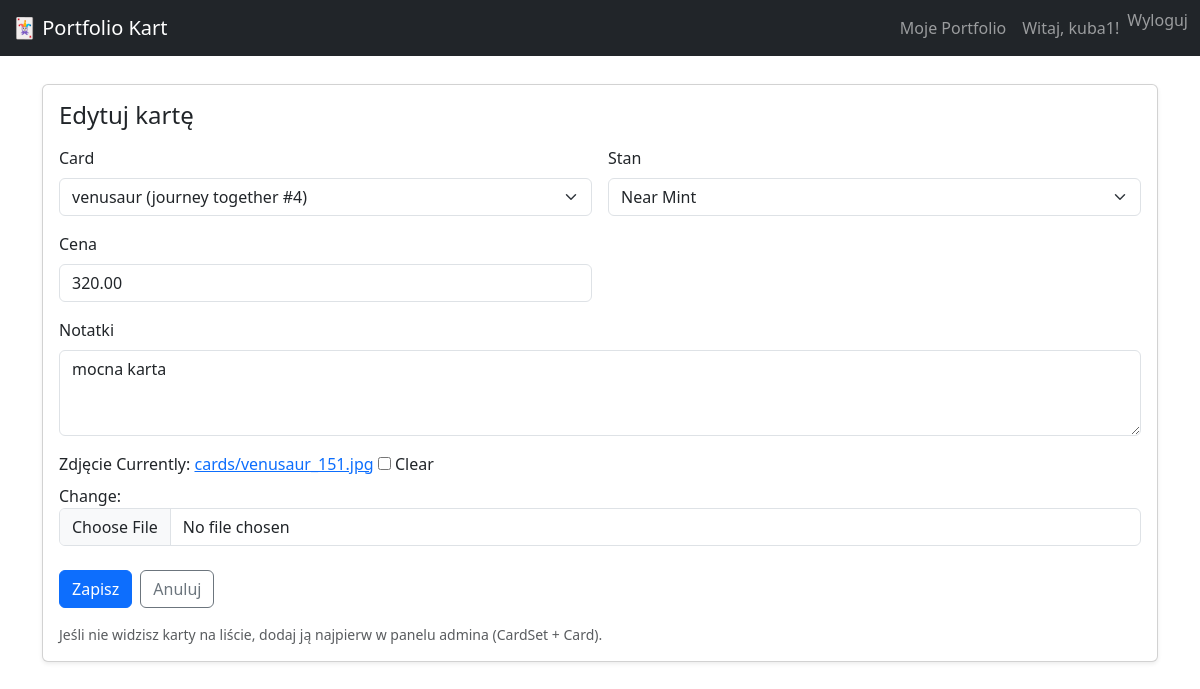
/portfolio/3/edit/ (signed in), run on the app's committed database.
### portfolio/models.py (models this page shows, shortened)
class CardInstance(models.Model):
    CONDITION_CHOICES = [
        ('mint', 'Mint'),
        ('near_mint', 'Near Mint'),
        ('excellent', 'Excellent'),
        ('good', 'Good'),
        ('played', 'Played'),
        ('poor', 'Poor'),
    ]
    portfolio = models.ForeignKey(Portfolio, on_delete=models.CASCADE, related_name='card_instances')
    card = models.ForeignKey(Card, on_delete=models.CASCADE, related_name='instances')
    condition = models.CharField(max_length=20, choices=CONDITION_CHOICES, verbose_name="Stan")
    price = models.DecimalField(max_digits=10, decimal_places=2, null=True, blank=True, verbose_name="Cena")
    notes = models.TextField(blank=True, verbose_name="Notatki")
    image = models.ImageField(upload_to='cards/', null=True, blank=True, verbose_name="Zdjęcie")
    added_at = models.DateTimeField(auto_now_add=True, verbose_name="Data dodania")

### portfolio/views.py (the view)
# urls.py: path('portfolio/<int:pk>/edit/', views.card_edit, name='card_edit'),
@login_required
def card_edit(request, pk: int):
    portfolio, _ = Portfolio.objects.get_or_create(user=request.user)
    card_instance = get_object_or_404(CardInstance, pk=pk, portfolio=portfolio)
    if request.method == "POST":
        form = CardInstanceForm(request.POST, request.FILES, instance=card_instance)
        if form.is_valid():
            form.save()
            messages.success(request, "Karta zaktualizowana.")
            return redirect("portfolio_view")
    else:
        form = CardInstanceForm(instance=card_instance)
    return render(request, "portfolio/card_form.html", {"form": form, "mode": "edit"})

### portfolio/forms.py
class CardInstanceForm(forms.ModelForm):
    class Meta:
        model = CardInstance
        fields = ["card", "condition", "price", "notes", "image"]
        widgets = {
            "notes": forms.Textarea(attrs={"rows": 3}),
        }
    def __init__(self, *args, **kwargs):
        super().__init__(*args, **kwargs)
        for name, field in self.fields.items():
            if name in ("card", "condition"):
                field.widget.attrs.update({"class": "form-select"})
            else:
                field.widget.attrs.update({"class": "form-control"})

### portfolio/models.py (called while the page is built)
    def __str__(self):
        return f"{self.name} ({self.card_set.name} #{self.card_number})"

### portfolio/templates/portfolio/card_form.html (shortened to what this page needs)
{% extends 'portfolio/base.html' %}
{% block content %}
<div class="card shadow-sm">
  <div class="card-body">
    <h2 class="h4 mb-3">
      {% if mode == "edit" %}Edytuj kartę{% else %}Dodaj kartę do portfolio{% endif %}
    </h2>
    <form method="post" enctype="multipart/form-data">
      <div class="row g-3">
        <div class="col-md-6">
          <label class="form-label">{{ form.card.label }}</label>
          {{ form.card }}
        </div>
        <div class="col-md-6">
          <label class="form-label">{{ form.condition.label }}</label>
          {{ form.condition }}
        </div>
        <div class="col-md-6">
          <label class="form-label">{{ form.price.label }}</label>
          {{ form.price }}
        </div>
        <div class="col-12">
          <label class="form-label">{{ form.notes.label }}</label>
          {{ form.notes }}
        </div>
        <div class="col-12">
          <label class="form-label">{{ form.image.label }}</label>
          {{ form.image }}
        </div>
      </div>
      <div class="mt-4 d-flex gap-2">
        <button class="btn btn-primary" type="submit">Zapisz</button>
        <a class="btn btn-outline-secondary" href="{% url 'portfolio_view' %}">Anuluj</a>
      </div>
    </form>
    <div class="mt-3 text-muted small">
      Jeśli nie widzisz karty na liście, dodaj ją najpierw w panelu admina (CardSet + Card).
    </div>
  </div>
</div>
{% endblock %}

### portfolio/templates/portfolio/base.html (shortened to what this page needs)
<!DOCTYPE html>
<html lang="pl">
<head>
    <link href="https://cdn.jsdelivr.net/npm/bootstrap@5.3.0/dist/css/bootstrap.min.css" rel="stylesheet">
</head>
<body>
    <nav class="navbar navbar-expand-lg navbar-dark bg-dark fixed-top">
        <div class="container-fluid">
            <a class="navbar-brand" href="/">🃏 Portfolio Kart</a>
            <div class="collapse navbar-collapse" id="navbarNav">
                <ul class="navbar-nav ms-auto">
                    {% if user.is_authenticated %}
                        <li class="nav-item">
                            <a class="nav-link" href="{% url 'portfolio_view' %}">Moje Portfolio</a>
                        </li>
                        <li class="nav-item">
                            <span class="nav-link">Witaj, {{ user.username }}!</span>
                        </li>
                        <li class="nav-item">
                            <form method="post" action="{% url 'logout' %}" class="d-inline">
  <button type="submit" class="nav-link btn btn-link p-0 m-0">
    Wyloguj
  </button>
</form>
                        </li>
                    {% endif %}
                </ul>
            </div>
        </div>
    </nav>
    <div class="container mt-4">
        {% block content %}
        {% endblock %}
    </div>
</body>
</html>

### portfolio/templates/portfolio/base.html (style rules this page uses)
body { padding-top: 60px; }

### data on the page
CardInstance: card "venusaur (journey together #4)", condition "Near Mint", price "320.00", notes "mocna karta"

### other printed values
{{ user.username }} "kuba1"
